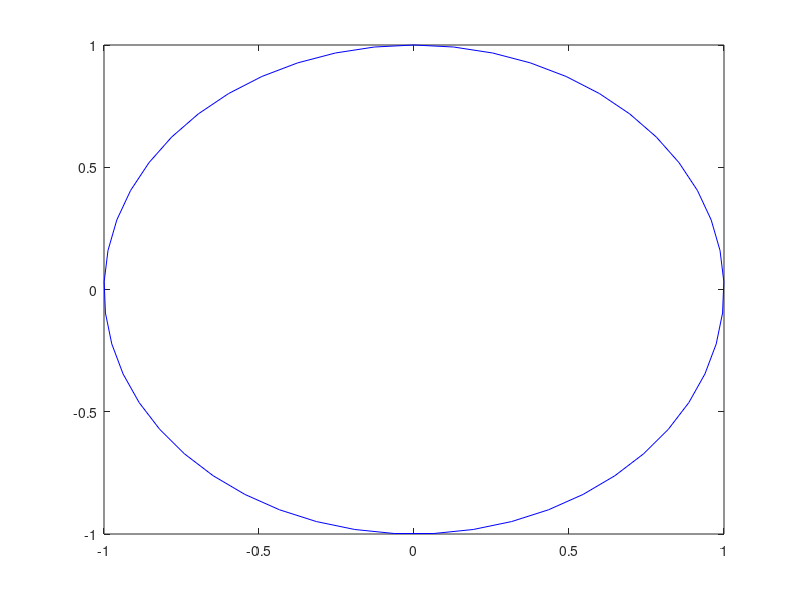

MATLAB code to generate this figure:
% TODO: documentation on top

function varargout = circle(N, R, C)
    
    % Set default values for omitted arguments    
    if nargin < 3 || isempty(C)
        C = [0; 0]; end
    if nargin < 2 || isempty(R)
        R = 1; end
    if nargin < 1 || isempty(N)
        N = 50; end
      
    % Number of points must be a scalar
    if ~isnumeric(N) || ~isscalar(N) || round(N)~=N || N < 4
        error('circle:N_error',...
            'Input argument N must be a scalar integer, greater than 3.');
    end
       
    % Radius must be a scalar
    if ~isnumeric(R) || ~isscalar(R)
        error('circle:nonscalar_radius',...
            'The radius ''R'' must be a scalar.');
    end
    
    % Circle center must be a 2D vector
    if ~isnumeric(C) || ~isvector(C) || numel(C) ~= 2
        error('circle:nonvector_offset',...
            'Input argument ''C'' must be a 2D vector.');
    end
               
    % compute all points on the circle
    t = linspace(0, 2*pi, N);
    circ = bsxfun(@plus, C(:), R*[sin(t); cos(t)]);
       
    % make plot when called without output
    if nargout == 0
        plot(circ(1,:),circ(2,:), 'b-');    
        
    % Distribute points over output arguments otherwise
    else        
        varargout{1} = circ(1,:).';
        varargout{2} = circ(2,:).';        
    end
    
end % function circle


